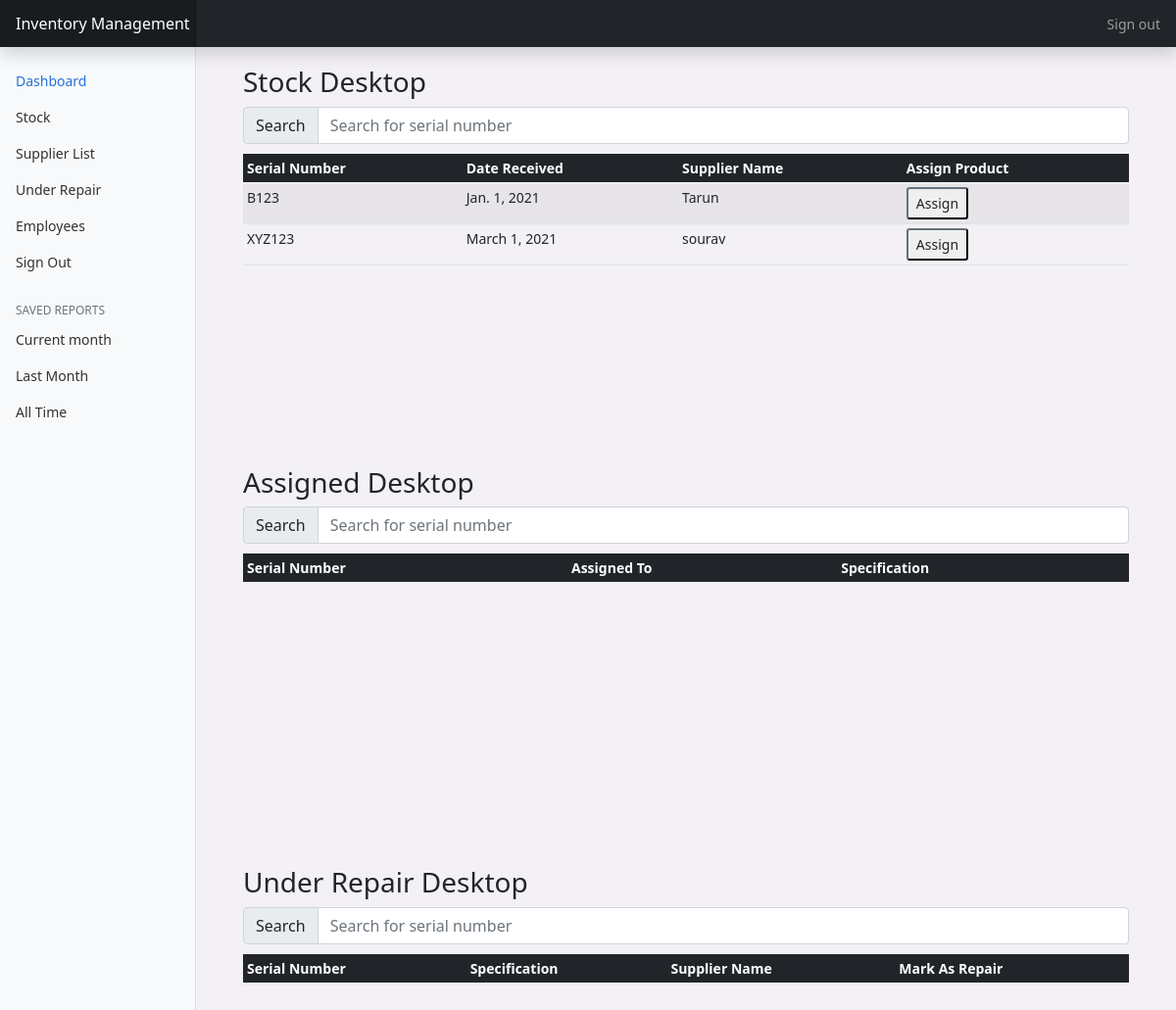
Page /products/DESKTOP (signed in) on the committed database.
### main/models.py (models this page shows, shortened)
class Stock(models.Model):
    prod_id = models.AutoField(primary_key=True)
    prod_name = models.CharField(max_length=50,default=' ')
    serial_num = models.CharField(max_length=100, unique=True,default=' ')
    specification = models.TextField(default=' ')
    date_received = models.DateField(default=date.today)
    supplier = models.ForeignKey(Supplier,on_delete=models.CASCADE,default=1)

class Supplier(models.Model):
    supplier_id = models.AutoField(primary_key=True)
    name = models.CharField(max_length=100, default='')
    description = models.TextField(default=' ')
    contact = models.CharField(max_length=15,unique=True)
    def __str__(self):
        return self.name

### main/views.py (the view)
# urls.py: path('products/<slug:slug>',views.showProduct,name='showProduct'),
@login_required(login_url='/auth/login')
def showProduct(request,slug):
    if slug == "all":
        stock = models.Stock.objects.all()
        assign = models.Assign.objects.all()
        repair = models.Repair.objects.all()
    else:
        stock = models.Stock.objects.filter(prod_name = slug)
        assign = models.Assign.objects.filter(prod_name = slug)
        repair = models.Repair.objects.filter(prod_name = slug)
    context = {
        "itemType" : slug,
        "stock" : stock,
        "assign" : assign,
        "repair" : repair,
        "assignForm" : forms.assignProduct()
    }
    return render(request,'main/listProduct.html',context)

### main/forms.py
class assignProduct(forms.Form):
    empName = forms.CharField(max_length=256,widget=forms.TextInput(attrs={'class':'form-control','placeholder':'Employee Name'}))
    designation = forms.CharField(max_length=100,widget=forms.TextInput(attrs={'class':'form-control','placeholder':'Designation'}))
    department = forms.ChoiceField(choices = DEPARTMENT_CHOICES,widget=forms.Select(attrs={'class':'form-control'}))

### templates/main/listProduct.html (shortened to what this page needs)
{% extends 'main/base.html' %}
{% block content %}
{% include 'main/navbar.html' %}
<main class="col-md-9 ms-sm-auto col-lg-10 px-md-4">
    <div class="container-fluid box">
      <h3>Stock {{ itemType.capitalize }}</h3>
      <div class="input-group flex-nowrap" style="margin-bottom: 10px;">
        <span class="input-group-text" id="addon-wrapping">Search</span>
        <input type="text" class="form-control" id="mySerialInput1" onkeyup="showProduct()" placeholder="Search for serial number" title="Type in a serial number" aria-describedby="addon-wrapping">
      </div>
      <div class="table-responsive table-box ">
        <table class="table table-striped table-sm table-hover" id="stockTable">
          <thead class="header table-dark">
            <tr>
              <th scope="col">Serial Number</th>
              <th scope="col">Date Received</th>
              <th scope="col">Supplier Name</th>
              <th scope="col">Assign Product</th>
            </tr>
          </thead>
          <tbody>
            {% for item in stock %}
            <tr>
              <td>{{ item.serial_num }}</td>
              <td>{{ item.date_received }}</td>
              <td>{{ item.supplier }}</td>
              <td>
              <button type="button" class="btn-sm btn-outline-dark" data-bs-toggle="modal" data-bs-target="#modalForm{{item.pk}}">
                Assign
              </button>
            {% endfor %}
          </tbody>
        </table>
      </div>
    </div>
    <div class="container-fluid box">
      <h3>Assigned {{itemType.capitalize}}</h3>
      <div class="input-group flex-nowrap" style="margin-bottom: 10px;">
        <span class="input-group-text" id="addon-wrapping">Search</span>
        <input type="text" class="form-control" id="mySerialInput2" onkeyup="showAssignedProduct()" placeholder="Search for serial number" title="Type in a serial number" aria-describedby="addon-wrapping">
      </div>
      <div class="table-responsive table-box">
        <table class="table table-striped table-sm table-hover" id="assignmentTable">
          <thead class="header table-dark">
            <tr>
              <th scope="col">Serial Number</th>
              <th scope="col">Assigned To</th>
              <th scope="col">Specification</th>
            </tr>
          </thead>
        </table>
      </div>
    </div>
    <div class="container-fluid box">
      <h3>Under Repair {{itemType.capitalize}}</h3>
      <div class="input-group flex-nowrap" style="margin-bottom: 10px;">
        <span class="input-group-text" id="addon-wrapping">Search</span>
        <input type="text" class="form-control" id="mySerialInput3" onkeyup="showUnderRepairProduct()" placeholder="Search for serial number" title="Type in a serial number" aria-describedby="addon-wrapping">
      </div>
      <div class="table-responsive table-box">
        <table class="table table-striped table-sm table-hover" id="underRepairTable">
          <thead class="header table-dark">
            <tr>
                <th scope="col">Serial Number</th>
                <th scope="col">Specification</th>
                <th scope="col">Supplier Name</th>
                <th scope="col">Mark As Repair</th>
            </tr>
          </thead>
        </table>
      </div>
    </div>
    </main>
  </div>
</div>
{% endblock %}

### static/css/main.css (style rules this page uses)
body { background-color: #F3F1F5; }
.table-responsive { max-height:300px; }
.table-box { height: 300px; }
.header { background-color: bisque; position: sticky; top: 0; }
.box { margin-top: 2%; }

### static/css/dashboard.css (style rules this page uses)
body { font-size: .875rem; }

### rows in the picture
Stock: serial_num "B123", date_received "Jan. 1, 2021", supplier "Tarun"
Stock: serial_num "XYZ123", date_received "March 1, 2021", supplier "sourav"

### other values in the picture
{{ itemType.capitalize }} "Desktop"
